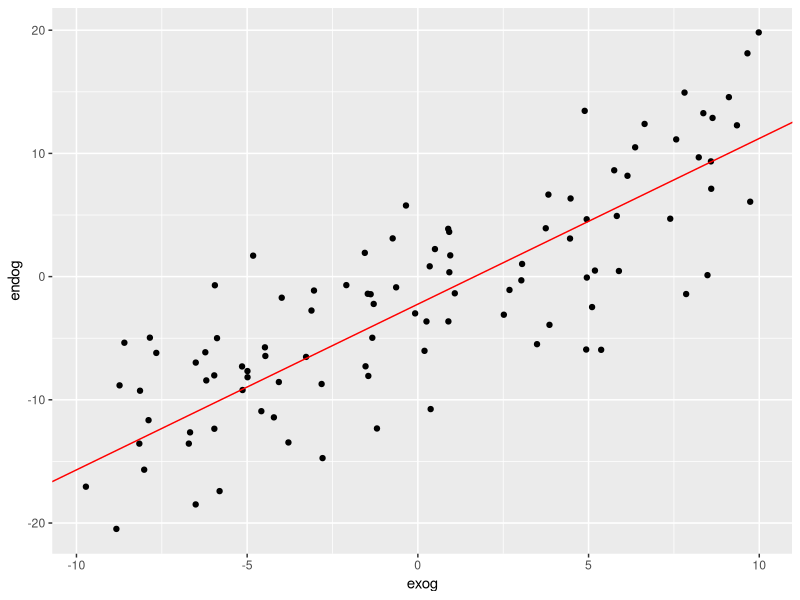
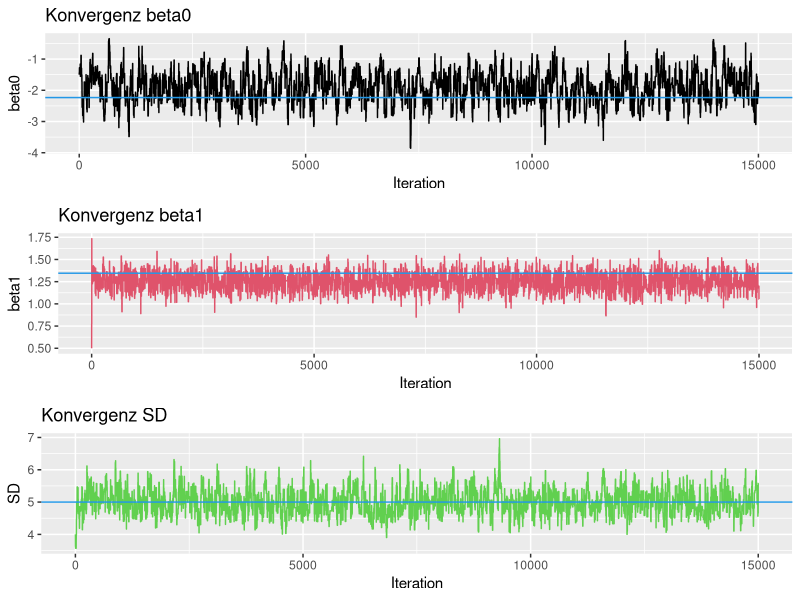
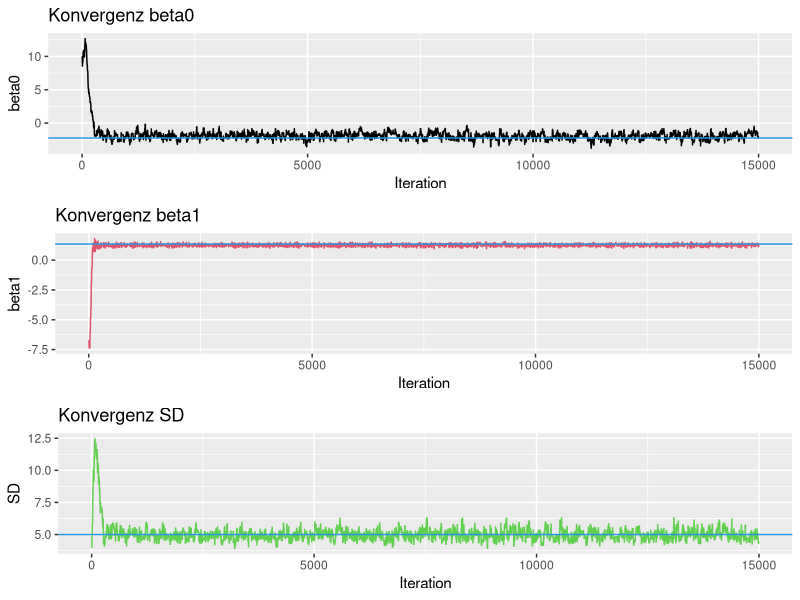
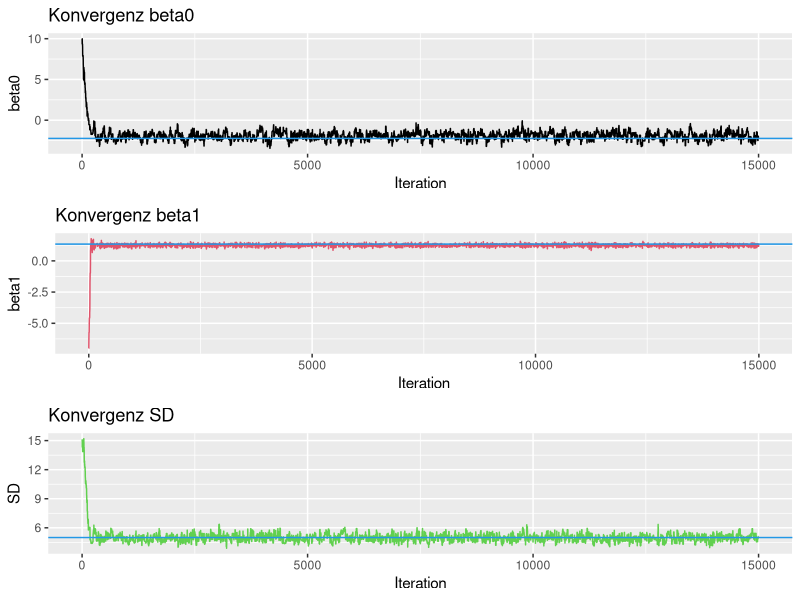
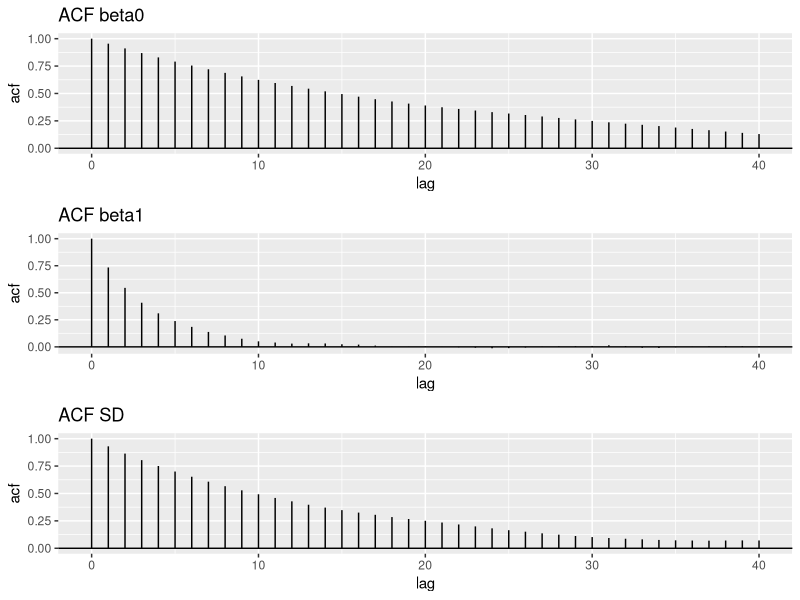
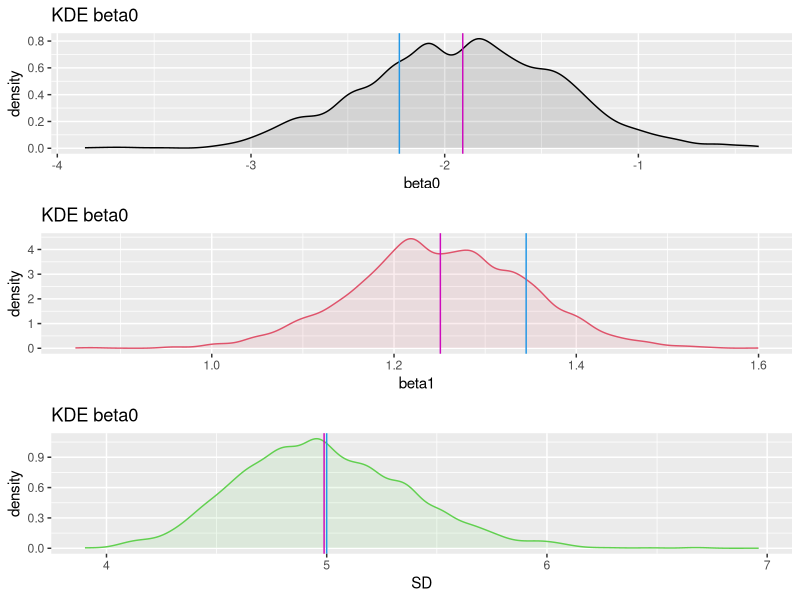

These charts were generated, in order, by the following R code:
## ---- chunk 1
library(MCMCpack)
library(truncnorm)
## ---- chunk 2
logLikelihood = function(X,y,betas,sd)
{
  yHat = X%*%betas

  sumLikelihoods = sum(
                      dnorm(y, mean=yHat, sd = sd, log = TRUE)
                      )
  
  return(sumLikelihoods)
}
## ---- chunk 3
logPriors = function(betas,sd, meanNormalPrior = 0, sdNormalPrior = 5, shapeInvGammaPrior = 1, scaleInvGamma = 1)
{
  lenBetas = length(betas)
  if (length(meanNormalPrior) == 1)
  {
    meanNormalPrior = rep(meanNormalPrior,lenBetas)
  }
  
  if (length(sdNormalPrior) == 1)
  {
    sdNormalPrior = rep(sdNormalPrior,lenBetas)
  }
  
  sumLogBetasPrior = sum(
    dnorm(betas, mean = meanNormalPrior,
          sd = sdNormalPrior, log = TRUE)
    )
  
  
  logSdPrior = log(dinvgamma(sd, shape=shapeInvGammaPrior, scale=scaleInvGamma))
  
  return(sumLogBetasPrior + logSdPrior)

}
## ---- chunk 4
posterior <- function(X, y, betas, sd, meanNormalPrior=0, sdNormalPrior=5, shapeInvGammaPrior=1,scaleInvGammaPrior=1){
  
  return (
    logLikelihood(X, y, betas, sd) +
      logPriors(betas, sd, meanNormalPrior, sdNormalPrior, shapeInvGammaPrior, scaleInvGammaPrior)
  )
}
## ---- chunk 5


proposalFunction1 <- function(betas, sd, betaProposalSd = 0.5, sdProposalSd = 0.5){
  
  lenBetas = length(betas)
  
  proposalBetas = rnorm(lenBetas, mean = betas, sd = betaProposalSd)
  proposalSd = rtruncnorm(1,mean=sd, sd=sdProposalSd, a=0, b=Inf)
  
  return(list(proposalBetas, proposalSd))
  
}
## ---- chunk 6
proposalFunction2 <- function(betas, sd, betaProposalSd = 0.5, sdProposalSd = 0.5){
  
  lenBetas = length(betas)
  
  proposalBetas = rt(lenBetas, df = 3)*betaProposalSd
  proposalSd = rlnorm(1,meanlog=sd, sd=sdProposalSd)
  
  return(list(proposalBetas, proposalSd))
  
}
## ---- chunk 7
proposalFunction3 <- function(betas, sd, betaProposalInterval = 0.5, sdProposalInterval = 0.5){
  
  lenBetas = length(betas)
  
  proposalBetas = runif(lenBetas, min = betas-betaProposalInterval, max = betas + betaProposalInterval)
  
  unifLowerBound = max(sd-sdProposalInterval,0)
  unifUpperBound = sd + (sd-unifLowerBound)
  proposalSd = runif(1,min = unifLowerBound, max = unifUpperBound)
  
  return(list(proposalBetas, proposalSd))
  
}

## ---- chunk 8
metropolisBayesRegression = function (X, y, startValuesBeta, startValueSd,
                          nIterations=10000, nBurnIn=500, meanNormalPrior=0, sdNormalPrior=5, shapeInvGammaPrior=1, scaleInvGammaPrior = 1, proposalFunction = proposalFunction1, betaProposalScaleParameter = 0.5, sdProposalScaleParameter = 0.5)
{
  #Sanity check
  if(ncol(X)!=length(startValuesBeta))
  {
    stop("nrow(X) does not match length(startValuesBeta)")
  }

  
  totalIterations = nIterations + nBurnIn
  lenBetas = ncol(X)
  
  markovChain = data.frame(matrix(NaN, nrow = totalIterations+1, ncol=lenBetas+2))
  colnames(markovChain) = c(paste("beta",seq(0,lenBetas-1),sep=""),"SD","iter")
  
  
  markovChain[1, 1:lenBetas] = startValuesBeta
  markovChain[1, lenBetas+1] = startValueSd
  
  for (iteration in 1:totalIterations)
  {
    currentBetas = as.numeric(markovChain[iteration, 1:lenBetas])
    currentSd = as.numeric(markovChain[iteration, lenBetas+1])
    
    proposalValues = proposalFunction(currentBetas, currentSd, betaProposalScaleParameter, sdProposalScaleParameter)
    
    #damit die Proposal-Function nur ein mal benötigt wird, gibt sie alle Proposals gleichzeitig als Liste aus
    proposalBetas = proposalValues[[1]]
    proposalSd = proposalValues[[2]]
    
    currentPosterior = posterior(X, y, currentBetas, currentSd, meanNormalPrior, sdNormalPrior, shapeInvGammaPrior, scaleInvGammaPrior)
    proposalPosterior = posterior(X, y, proposalBetas, proposalSd, meanNormalPrior, sdNormalPrior, shapeInvGammaPrior, scaleInvGammaPrior)

    #re-transformation des (Log-)Likelihood-Ratios um die Random-Acceptance durchzuführen
    likelihoodRatio = exp(proposalPosterior - currentPosterior)
    
    #gerade bei unzulässigen Proposal-Werten für die Varianz bzw. Standardabweichung ist der Wert des Likelihood-Ratios 'NaN'. Damit hier keine Probleme im if-statement weiter unten entstehen, ersetzen wir hier den NaN-Wert mit 0, was zu einer sofortigen Rejection der Proposal-Werte führt. Im großen und Ganzen möchten wir aber versuchen, unzulässige Werte für unsere Parameter direkt zu vereiden, um nicht unnötig viele Iterationen zu verschwenden.
    if (is.nan(likelihoodRatio))
      {
        likelihoodRatio = 0
      }
    
    
    comparisonValue = min(likelihoodRatio, 1)
    
    
    if(runif(1)<comparisonValue)
    {
      markovChain[iteration+1, 1:lenBetas] = proposalBetas
      markovChain[iteration+1, lenBetas+1] = proposalSd
    }
    else
    {
      markovChain[iteration+1,] = markovChain[iteration,]
    }
  
  }
  
  acceptanceRate = 1-mean(duplicated(markovChain[-(1:nBurnIn),]))

  #Wenn Beta ein einzelner Skalar ist, kann colMeans nicht ohne weitere Transformation angewandt werden
  if (lenBetas>1)
  {
    meanBetas = colMeans(markovChain[-(1:nBurnIn),1:lenBetas])
  }
  else
  {
    meanBetas = mean(markovChain[-(1:nBurnIn),1:lenBetas])
  }

  meanSd = mean(markovChain[-(1:nBurnIn), lenBetas+1])
  
  #eine extra-Spalte für die Nummer der Iteration erleichtert das Plotten mit ggplot
  markovChain$iter = seq(0,totalIterations)

  simulationResult = list(meanBetas, meanSd, markovChain[-(1:nBurnIn),],
                          markovChain, markovChain[(1:nBurnIn),], acceptanceRate) 
  
  names(simulationResult) = c("meanBetas", "meanSd", "chainNoBurnIn", "wholeChain", "chainBurnInOnly", "acceptanceRate")
  
  return(simulationResult)
}

## ---- chunk 9
set.seed(5234)

beta0 = -2.234
beta1 = 1.345

sampleSize = 100
standardDeviation = 5

X = cbind(rep(1,sampleSize), runif(sampleSize, -10,10))
y = X%*%c(beta0,beta1) + rnorm(sampleSize, 0, standardDeviation)

## ---- chunk 10
ggData = as.data.frame(cbind(y,X[,2]))
colnames(ggData) = c("endog", "exog")

library(ggplot2)
## ---- chunk 11

plotTestData <- ggplot(ggData, aes(x = exog, y = endog))+geom_point()+geom_abline(intercept = beta0, slope = beta1,colour="red")
plotTestData
## ---- chunk 12
set.seed(3456)

priorDataPoints = sample(1:sampleSize, round(sampleSize/10))

priorX = X[priorDataPoints,]
priorY = y[priorDataPoints,]

#hier werden die Datenpunkte für die eigentliche Bayes-Regression bestimmt
bayesX = X[-priorDataPoints,]
bayesY = y[-priorDataPoints]

priorRegression = lm(priorY~0+priorX)

print(summary(priorRegression))

## ---- chunk 13
betaPriorMeans = priorRegression$coefficients
betaPriorSDs = as.numeric(summary(priorRegression)[[4]][,2])

sdPriorExpectation = summary(priorRegression)[[6]]

## ---- chunk 14
alphaPrior = (sdPriorExpectation/3.5)^2+2
betaPrior = sdPriorExpectation*(alphaPrior-1)


#kurzer Sanity-Check:
print(sdPriorExpectation)
print(betaPrior/(alphaPrior-1))
print(sqrt(betaPrior^2/((alphaPrior-1)^2*(alphaPrior-2))))

## ---- chunk 15
startValBeta1 = c(-1.5, 0.5)
startValSd1 = 4

startValBeta2 = c(10,-7)
startValSd2 = 4

startValBeta3 = c(10,-7)
startValSd3 = 15
## ---- chunk 16
set.seed(876)
## ---- chunk 17
bayRegProp1start1 = metropolisBayesRegression(bayesX, bayesY, startValuesBeta = startValBeta1, startValueSd = startValSd1, nIterations = 10000, nBurnIn = 5000, meanNormalPrior = betaPriorMeans, sdNormalPrior = betaPriorSDs, shapeInvGammaPrior = alphaPrior, scaleInvGammaPrior = betaPrior, proposalFunction = proposalFunction1, betaProposalScaleParameter = 0.35, sdProposalScaleParameter = 0.35)

print(bayRegProp1start1$acceptanceRate)


bayRegProp1start2 = metropolisBayesRegression(bayesX, bayesY, startValuesBeta = startValBeta2, startValueSd = startValSd2, nIterations = 10000, nBurnIn = 5000, meanNormalPrior = betaPriorMeans, sdNormalPrior = betaPriorSDs, shapeInvGammaPrior = alphaPrior, scaleInvGammaPrior = betaPrior, proposalFunction = proposalFunction1, betaProposalScaleParameter = 0.35, sdProposalScaleParameter = 0.35)

print(bayRegProp1start2$acceptanceRate)


bayRegProp1start3 = metropolisBayesRegression(bayesX, bayesY, startValuesBeta = startValBeta3, startValueSd = startValSd3, nIterations = 10000, nBurnIn = 5000, meanNormalPrior = betaPriorMeans, sdNormalPrior = betaPriorSDs, shapeInvGammaPrior = alphaPrior, scaleInvGammaPrior = betaPrior, proposalFunction = proposalFunction1, betaProposalScaleParameter = 0.35, sdProposalScaleParameter = 0.35)

print(bayRegProp1start3$acceptanceRate)
## ---- chunk 18
set.seed(876)
## ---- chunk 19
bayRegProp2start1 = metropolisBayesRegression(bayesX, bayesY, startValuesBeta = startValBeta1, startValueSd = startValSd1, nIterations = 10000, nBurnIn = 5000, meanNormalPrior = betaPriorMeans, sdNormalPrior = betaPriorSDs, shapeInvGammaPrior = alphaPrior, scaleInvGammaPrior = betaPrior, proposalFunction = proposalFunction2, betaProposalScaleParameter = 0.35, sdProposalScaleParameter = 0.35)

print(bayRegProp2start1$acceptanceRate)


bayRegProp2start2 = metropolisBayesRegression(bayesX, bayesY, startValuesBeta = startValBeta2, startValueSd = startValSd2, nIterations = 10000, nBurnIn = 5000, meanNormalPrior = betaPriorMeans, sdNormalPrior = betaPriorSDs, shapeInvGammaPrior = alphaPrior, scaleInvGammaPrior = betaPrior, proposalFunction = proposalFunction2, betaProposalScaleParameter = 0.35, sdProposalScaleParameter = 0.35)

print(bayRegProp2start2$acceptanceRate)


bayRegProp2start3 = metropolisBayesRegression(bayesX, bayesY, startValuesBeta = startValBeta3, startValueSd = startValSd3, nIterations = 10000, nBurnIn = 5000, meanNormalPrior = betaPriorMeans, sdNormalPrior = betaPriorSDs, shapeInvGammaPrior = alphaPrior, scaleInvGammaPrior = betaPrior, proposalFunction = proposalFunction2, betaProposalScaleParameter = 0.35, sdProposalScaleParameter = 0.35)

print(bayRegProp2start3$acceptanceRate)
## ---- chunk 20
set.seed(876)
## ---- chunk 21
bayRegProp3start1 = metropolisBayesRegression(bayesX, bayesY, startValuesBeta = startValBeta1, startValueSd = startValSd1, nIterations = 10000, nBurnIn = 5000, meanNormalPrior = betaPriorMeans, sdNormalPrior = betaPriorSDs, shapeInvGammaPrior = alphaPrior, scaleInvGammaPrior = betaPrior, proposalFunction = proposalFunction3, betaProposalScaleParameter = 0.35, sdProposalScaleParameter = 0.35)

print(bayRegProp3start1$acceptanceRate)


bayRegProp3start2 = metropolisBayesRegression(bayesX, bayesY, startValuesBeta = startValBeta2, startValueSd = startValSd2, nIterations = 10000, nBurnIn = 5000, meanNormalPrior = betaPriorMeans, sdNormalPrior = betaPriorSDs, shapeInvGammaPrior = alphaPrior, scaleInvGammaPrior = betaPrior, proposalFunction = proposalFunction3, betaProposalScaleParameter = 0.35, sdProposalScaleParameter = 0.35)

print(bayRegProp3start2$acceptanceRate)


bayRegProp3start3 = metropolisBayesRegression(bayesX, bayesY, startValuesBeta = startValBeta3, startValueSd = startValSd3, nIterations = 10000, nBurnIn = 5000, meanNormalPrior = betaPriorMeans, sdNormalPrior = betaPriorSDs, shapeInvGammaPrior = alphaPrior, scaleInvGammaPrior = betaPrior, proposalFunction = proposalFunction3, betaProposalScaleParameter = 0.35, sdProposalScaleParameter = 0.35)

print(bayRegProp3start3$acceptanceRate)
## ---- chunk 22
#Funktion für multiplot - übernommen von http://www.cookbook-r.com/Graphs/Multiple_graphs_on_one_page_(ggplot2)/
multiplot <- function(..., plotlist=NULL, file, cols=1, layout=NULL) {
  library(grid)

  plots <- c(list(...), plotlist)

  numPlots = length(plots)

  if (is.null(layout)) {

    layout <- matrix(seq(1, cols * ceiling(numPlots/cols)),
                    ncol = cols, nrow = ceiling(numPlots/cols))
  }

 if (numPlots==1) {
    print(plots[[1]])

  } else {
    grid.newpage()
    pushViewport(viewport(layout = grid.layout(nrow(layout), ncol(layout))))

    for (i in 1:numPlots) {
      matchidx <- as.data.frame(which(layout == i, arr.ind = TRUE))

      print(plots[[i]], vp = viewport(layout.pos.row = matchidx$row,
                                      layout.pos.col = matchidx$col))
    }
  }
}

## ---- chunk 23
mc1Convp1 = ggplot(bayRegProp1start1$wholeChain, aes(x=iter, y=beta0)) + geom_line(color = 1
) + xlab("Iteration") + ylab("beta0") + ggtitle("Konvergenz beta0") + geom_hline(yintercept = beta0, color=4)

mc1Convp2 = ggplot(bayRegProp1start1$wholeChain, aes(x=iter, y=beta1)) + geom_line(color=2) + xlab("Iteration") + ylab("beta1") + ggtitle("Konvergenz beta1") + geom_hline(yintercept = beta1, color=4)

mc1Convp3 = ggplot(bayRegProp1start1$wholeChain, aes(x=iter, y=SD)) + geom_line(color=3) + xlab("Iteration") + ylab("SD") + ggtitle("Konvergenz SD") + geom_hline(yintercept = standardDeviation, color=4)

multiplot(mc1Convp1, mc1Convp2, mc1Convp3)
## ---- chunk 24
mc2Convp1 = ggplot(bayRegProp1start2$wholeChain, aes(x=iter, y=beta0)) + geom_line(color = 1
) + xlab("Iteration") + ylab("beta0") + ggtitle("Konvergenz beta0") + geom_hline(yintercept = beta0, color=4)

mc2Convp2 = ggplot(bayRegProp1start2$wholeChain, aes(x=iter, y=beta1)) + geom_line(color=2) + xlab("Iteration") + ylab("beta1") + ggtitle("Konvergenz beta1")+ geom_hline(yintercept = beta1, color=4)

mc2Convp3 = ggplot(bayRegProp1start2$wholeChain, aes(x=iter, y=SD)) + geom_line(color=3) + xlab("Iteration") + ylab("SD") + ggtitle("Konvergenz SD") + geom_hline(yintercept = standardDeviation, color=4)

multiplot(mc2Convp1, mc2Convp2, mc2Convp3)
## ---- chunk 25
mc3Convp1 = ggplot(bayRegProp1start3$wholeChain, aes(x=iter, y=beta0)) + geom_line(color = 1
) + xlab("Iteration") + ylab("beta0") + ggtitle("Konvergenz beta0") + geom_hline(yintercept = beta0, color=4)

mc3Convp2 = ggplot(bayRegProp1start3$wholeChain, aes(x=iter, y=beta1)) + geom_line(color=2) + xlab("Iteration") + ylab("beta1") + ggtitle("Konvergenz beta1") + geom_hline(yintercept = beta1, color=4)

mc3Convp3 = ggplot(bayRegProp1start3$wholeChain, aes(x=iter, y=SD)) + geom_line(color=3) + xlab("Iteration") + ylab("SD") + ggtitle("Konvergenz SD") + geom_hline(yintercept = standardDeviation, color=4)

multiplot(mc3Convp1, mc3Convp2, mc3Convp3)
## ---- chunk 26
ac1 = as.data.frame(cbind(acf(bayRegProp1start1$chainNoBurnIn[,1], plot = FALSE)$lag,
                          acf(bayRegProp1start1$chainNoBurnIn[,1], plot = FALSE)$acf))
colnames(ac1) = c("lag", "acf")
                    
ac2 = as.data.frame(cbind(acf(bayRegProp1start1$chainNoBurnIn[,2], plot = FALSE)$lag,
                          acf(bayRegProp1start1$chainNoBurnIn[,2], plot = FALSE)$acf))
colnames(ac2) = c("lag", "acf")

ac3 = as.data.frame(cbind(acf(bayRegProp1start1$chainNoBurnIn[,3], plot = FALSE)$lag,
                          acf(bayRegProp1start1$chainNoBurnIn[,3], plot = FALSE)$acf))
colnames(ac3) = c("lag", "acf")

acfPlot1 = ggplot(data = ac1, mapping = aes(x = lag, y = acf)) +
       geom_hline(aes(yintercept = 0)) +
       geom_segment(mapping = aes(xend = lag, yend = 0)) + ggtitle("ACF beta0")

acfPlot2 = ggplot(data = ac2, mapping = aes(x = lag, y = acf)) +
       geom_hline(aes(yintercept = 0)) +
       geom_segment(mapping = aes(xend = lag, yend = 0)) + ggtitle("ACF beta1")

acfPlot3 = ggplot(data = ac3, mapping = aes(x = lag, y = acf)) +
       geom_hline(aes(yintercept = 0)) +
       geom_segment(mapping = aes(xend = lag, yend = 0))+ ggtitle("ACF SD")

multiplot(acfPlot1, acfPlot2, acfPlot3)
## ---- chunk 27
kd1 = ggplot(bayRegProp1start1$chainNoBurnIn, aes(beta0)) + geom_density(color = 1, fill = 1, alpha = 0.1) + geom_vline(xintercept = beta0, color = 4) + ggtitle("KDE beta0") + geom_vline(xintercept = mean(bayRegProp1start1$chainNoBurnIn[,1]), color = 6)

kd2 = ggplot(bayRegProp1start1$chainNoBurnIn, aes(beta1)) + geom_density(color = 2, fill = 2, alpha = 0.1) + geom_vline(xintercept = beta1, color = 4) + ggtitle("KDE beta1") + ggtitle("KDE beta0") + geom_vline(xintercept = mean(bayRegProp1start1$chainNoBurnIn[,2]), color = 6)

kd3 = ggplot(bayRegProp1start1$chainNoBurnIn, aes(SD)) + geom_density(color = 3, fill = 3, alpha = 0.1) + geom_vline(xintercept = standardDeviation, color = 4) + ggtitle("KDE SD") + ggtitle("KDE beta0") + geom_vline(xintercept = mean(bayRegProp1start1$chainNoBurnIn[,3]), color = 6)

multiplot(kd1, kd2, kd3)
